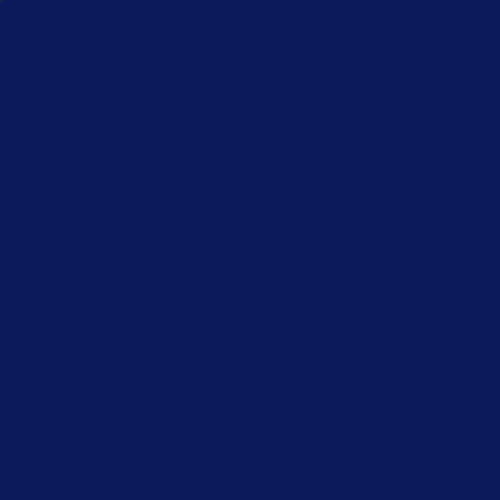
Frame 1 (no input)
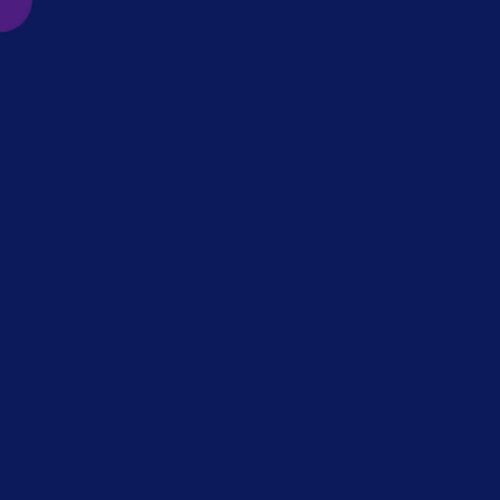
Frame 60 (the mouse pressed at the canvas centre just before this capture)
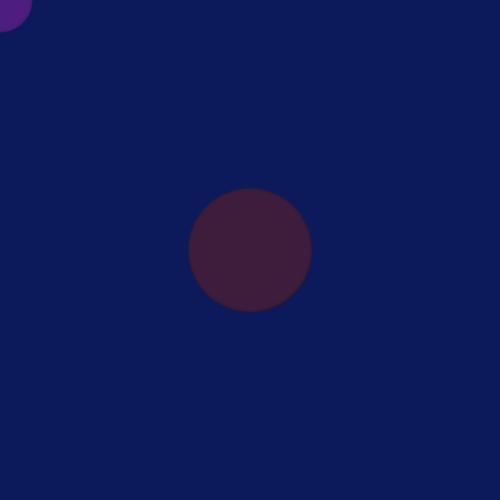
Frame 120 (the mouse held since frame 60 and released just before this capture)

The Processing sketch that drew these frames (run headless with seeded random() and noise(); from frame 60 on, the mouse is pressed at the canvas centre):

// Processing sketch: processing_14790
// ── processing_14790.pde


                int largeur;

void setup() {
  largeur = 5;
  size(500,500);
  noStroke();
  frameRate(7);
  background(random(20),random(100),random(95));
}
void draw() {
  largeur = largeur + 1;
  fill(random(150),random(60),random(200),100);
  ellipse(mouseX,mouseY,largeur,largeur);
}
void mouseClicked() {
  largeur = 0;
  fill(random(100),random(200),random(200));
  triangle(mouseX,mouseY,mouseX+100,mouseY,mouseX+50,mouseY+100);
}
